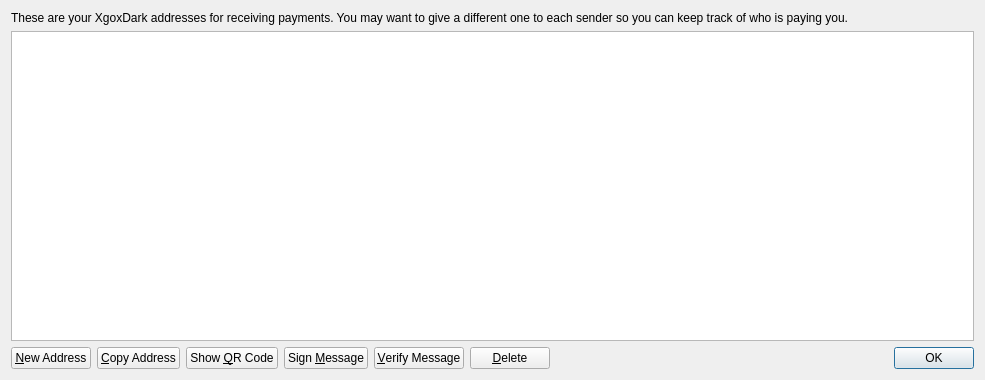
<?xml version="1.0" encoding="UTF-8"?>
<ui version="4.0">
 <class>AddressBookPage</class>
 <widget class="QWidget" name="AddressBookPage">
  <property name="geometry">
   <rect>
    <x>0</x>
    <y>0</y>
    <width>985</width>
    <height>380</height>
   </rect>
  </property>
  <property name="windowTitle">
   <string>Address Book</string>
  </property>
  <layout class="QVBoxLayout" name="verticalLayout">
   <item>
    <widget class="QLabel" name="labelExplanation">
     <property name="text">
      <string>These are your XgoxDark addresses for receiving payments. You may want to give a different one to each sender so you can keep track of who is paying you.</string>
     </property>
     <property name="textFormat">
      <enum>Qt::PlainText</enum>
     </property>
     <property name="wordWrap">
      <bool>true</bool>
     </property>
    </widget>
   </item>
   <item>
    <widget class="QTableView" name="tableView">
     <property name="contextMenuPolicy">
      <enum>Qt::CustomContextMenu</enum>
     </property>
     <property name="toolTip">
      <string>Double-click to edit address or label</string>
     </property>
     <property name="tabKeyNavigation">
      <bool>false</bool>
     </property>
     <property name="alternatingRowColors">
      <bool>true</bool>
     </property>
     <property name="selectionMode">
      <enum>QAbstractItemView::SingleSelection</enum>
     </property>
     <property name="selectionBehavior">
      <enum>QAbstractItemView::SelectRows</enum>
     </property>
     <property name="sortingEnabled">
      <bool>true</bool>
     </property>
     <attribute name="verticalHeaderVisible">
      <bool>false</bool>
     </attribute>
    </widget>
   </item>
   <item>
    <layout class="QHBoxLayout" name="horizontalLayout">
     <item>
      <widget class="QPushButton" name="newAddressButton">
       <property name="toolTip">
        <string>Create a new address</string>
       </property>
       <property name="text">
        <string>&amp;New Address</string>
       </property>
       <property name="icon">
        <iconset resource="../bitcoin.qrc">
         <normaloff>:/icons/add</normaloff>:/icons/add</iconset>
       </property>
      </widget>
     </item>
     <item>
      <widget class="QPushButton" name="copyToClipboard">
       <property name="toolTip">
        <string>Copy the currently selected address to the system clipboard</string>
       </property>
       <property name="text">
        <string>&amp;Copy Address</string>
       </property>
       <property name="icon">
        <iconset resource="../bitcoin.qrc">
         <normaloff>:/icons/editcopy</normaloff>:/icons/editcopy</iconset>
       </property>
      </widget>
     </item>
     <item>
      <widget class="QPushButton" name="showQRCode">
       <property name="text">
        <string>Show &amp;QR Code</string>
       </property>
       <property name="icon">
        <iconset resource="../bitcoin.qrc">
         <normaloff>:/icons/qrcode</normaloff>:/icons/qrcode</iconset>
       </property>
      </widget>
     </item>
     <item>
      <widget class="QPushButton" name="signMessage">
       <property name="toolTip">
        <string>Sign a message to prove you own a XgoxDark address</string>
       </property>
       <property name="text">
        <string>Sign &amp;Message</string>
       </property>
       <property name="icon">
        <iconset resource="../bitcoin.qrc">
         <normaloff>:/icons/edit</normaloff>:/icons/edit</iconset>
       </property>
      </widget>
     </item>
     <item>
      <widget class="QPushButton" name="verifyMessage">
       <property name="toolTip">
        <string>Verify a message to ensure it was signed with a specified XgoxDark address</string>
       </property>
       <property name="text">
        <string>&amp;Verify Message</string>
       </property>
       <property name="icon">
        <iconset resource="../bitcoin.qrc">
         <normaloff>:/icons/transaction_0</normaloff>:/icons/transaction_0</iconset>
       </property>
      </widget>
     </item>
     <item>
      <widget class="QPushButton" name="deleteButton">
       <property name="toolTip">
        <string>Delete the currently selected address from the list</string>
       </property>
       <property name="text">
        <string>&amp;Delete</string>
       </property>
       <property name="icon">
        <iconset resource="../bitcoin.qrc">
         <normaloff>:/icons/remove</normaloff>:/icons/remove</iconset>
       </property>
      </widget>
     </item>
     <item>
      <spacer name="horizontalSpacer">
       <property name="orientation">
        <enum>Qt::Horizontal</enum>
       </property>
       <property name="sizeHint" stdset="0">
        <size>
         <width>40</width>
         <height>20</height>
        </size>
       </property>
      </spacer>
     </item>
     <item>
      <widget class="QDialogButtonBox" name="buttonBox">
       <property name="sizePolicy">
        <sizepolicy hsizetype="Maximum" vsizetype="Fixed">
         <horstretch>0</horstretch>
         <verstretch>0</verstretch>
        </sizepolicy>
       </property>
       <property name="standardButtons">
        <set>QDialogButtonBox::Ok</set>
       </property>
      </widget>
     </item>
    </layout>
   </item>
  </layout>
 </widget>
 <resources>
  <include location="../bitcoin.qrc"/>
 </resources>
 <connections/>
</ui>
